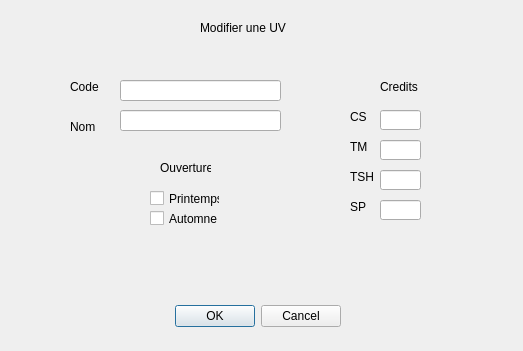
<?xml version="1.0" encoding="UTF-8"?>
<ui version="4.0">
 <class>Modifieruv_fen</class>
 <widget class="QDialog" name="Modifieruv_fen">
  <property name="geometry">
   <rect>
    <x>0</x>
    <y>0</y>
    <width>523</width>
    <height>351</height>
   </rect>
  </property>
  <property name="windowTitle">
   <string>Dialog</string>
  </property>
  <widget class="QDialogButtonBox" name="buttonBox_2">
   <property name="geometry">
    <rect>
     <x>0</x>
     <y>300</y>
     <width>341</width>
     <height>32</height>
    </rect>
   </property>
   <property name="orientation">
    <enum>Qt::Horizontal</enum>
   </property>
   <property name="standardButtons">
    <set>QDialogButtonBox::Cancel|QDialogButtonBox::Ok</set>
   </property>
  </widget>
  <widget class="QLineEdit" name="lineEdit_6">
   <property name="geometry">
    <rect>
     <x>380</x>
     <y>200</y>
     <width>41</width>
     <height>20</height>
    </rect>
   </property>
  </widget>
  <widget class="QLabel" name="label_8">
   <property name="geometry">
    <rect>
     <x>350</x>
     <y>200</y>
     <width>46</width>
     <height>13</height>
    </rect>
   </property>
   <property name="text">
    <string>SP</string>
   </property>
  </widget>
  <widget class="QLineEdit" name="lineEdit">
   <property name="geometry">
    <rect>
     <x>120</x>
     <y>80</y>
     <width>161</width>
     <height>21</height>
    </rect>
   </property>
  </widget>
  <widget class="QLabel" name="label">
   <property name="geometry">
    <rect>
     <x>70</x>
     <y>80</y>
     <width>46</width>
     <height>13</height>
    </rect>
   </property>
   <property name="text">
    <string>Code</string>
   </property>
  </widget>
  <widget class="QLabel" name="label_2">
   <property name="geometry">
    <rect>
     <x>70</x>
     <y>120</y>
     <width>46</width>
     <height>13</height>
    </rect>
   </property>
   <property name="text">
    <string>Nom</string>
   </property>
  </widget>
  <widget class="QLineEdit" name="lineEdit_4">
   <property name="geometry">
    <rect>
     <x>380</x>
     <y>140</y>
     <width>41</width>
     <height>20</height>
    </rect>
   </property>
  </widget>
  <widget class="QLineEdit" name="lineEdit_2">
   <property name="geometry">
    <rect>
     <x>120</x>
     <y>110</y>
     <width>161</width>
     <height>21</height>
    </rect>
   </property>
  </widget>
  <widget class="QLabel" name="label_9">
   <property name="geometry">
    <rect>
     <x>160</x>
     <y>160</y>
     <width>51</width>
     <height>16</height>
    </rect>
   </property>
   <property name="text">
    <string>Ouverture</string>
   </property>
  </widget>
  <widget class="QLabel" name="label_6">
   <property name="geometry">
    <rect>
     <x>350</x>
     <y>140</y>
     <width>46</width>
     <height>13</height>
    </rect>
   </property>
   <property name="text">
    <string>TM</string>
   </property>
  </widget>
  <widget class="QCheckBox" name="checkBox">
   <property name="geometry">
    <rect>
     <x>150</x>
     <y>190</y>
     <width>70</width>
     <height>17</height>
    </rect>
   </property>
   <property name="text">
    <string>Printemps</string>
   </property>
  </widget>
  <widget class="QLabel" name="label_4">
   <property name="geometry">
    <rect>
     <x>380</x>
     <y>80</y>
     <width>46</width>
     <height>13</height>
    </rect>
   </property>
   <property name="text">
    <string>Credits</string>
   </property>
  </widget>
  <widget class="QLineEdit" name="lineEdit_3">
   <property name="geometry">
    <rect>
     <x>380</x>
     <y>110</y>
     <width>41</width>
     <height>20</height>
    </rect>
   </property>
  </widget>
  <widget class="QLabel" name="label_3">
   <property name="geometry">
    <rect>
     <x>200</x>
     <y>20</y>
     <width>121</width>
     <height>16</height>
    </rect>
   </property>
   <property name="text">
    <string>Modifier une UV</string>
   </property>
  </widget>
  <widget class="QLabel" name="label_7">
   <property name="geometry">
    <rect>
     <x>350</x>
     <y>170</y>
     <width>46</width>
     <height>13</height>
    </rect>
   </property>
   <property name="text">
    <string>TSH</string>
   </property>
  </widget>
  <widget class="QCheckBox" name="checkBox_2">
   <property name="geometry">
    <rect>
     <x>150</x>
     <y>210</y>
     <width>70</width>
     <height>17</height>
    </rect>
   </property>
   <property name="text">
    <string>Automne</string>
   </property>
  </widget>
  <widget class="QLineEdit" name="lineEdit_5">
   <property name="geometry">
    <rect>
     <x>380</x>
     <y>170</y>
     <width>41</width>
     <height>20</height>
    </rect>
   </property>
  </widget>
  <widget class="QLabel" name="label_5">
   <property name="geometry">
    <rect>
     <x>350</x>
     <y>110</y>
     <width>46</width>
     <height>13</height>
    </rect>
   </property>
   <property name="text">
    <string>CS</string>
   </property>
  </widget>
 </widget>
 <resources/>
 <connections/>
</ui>
